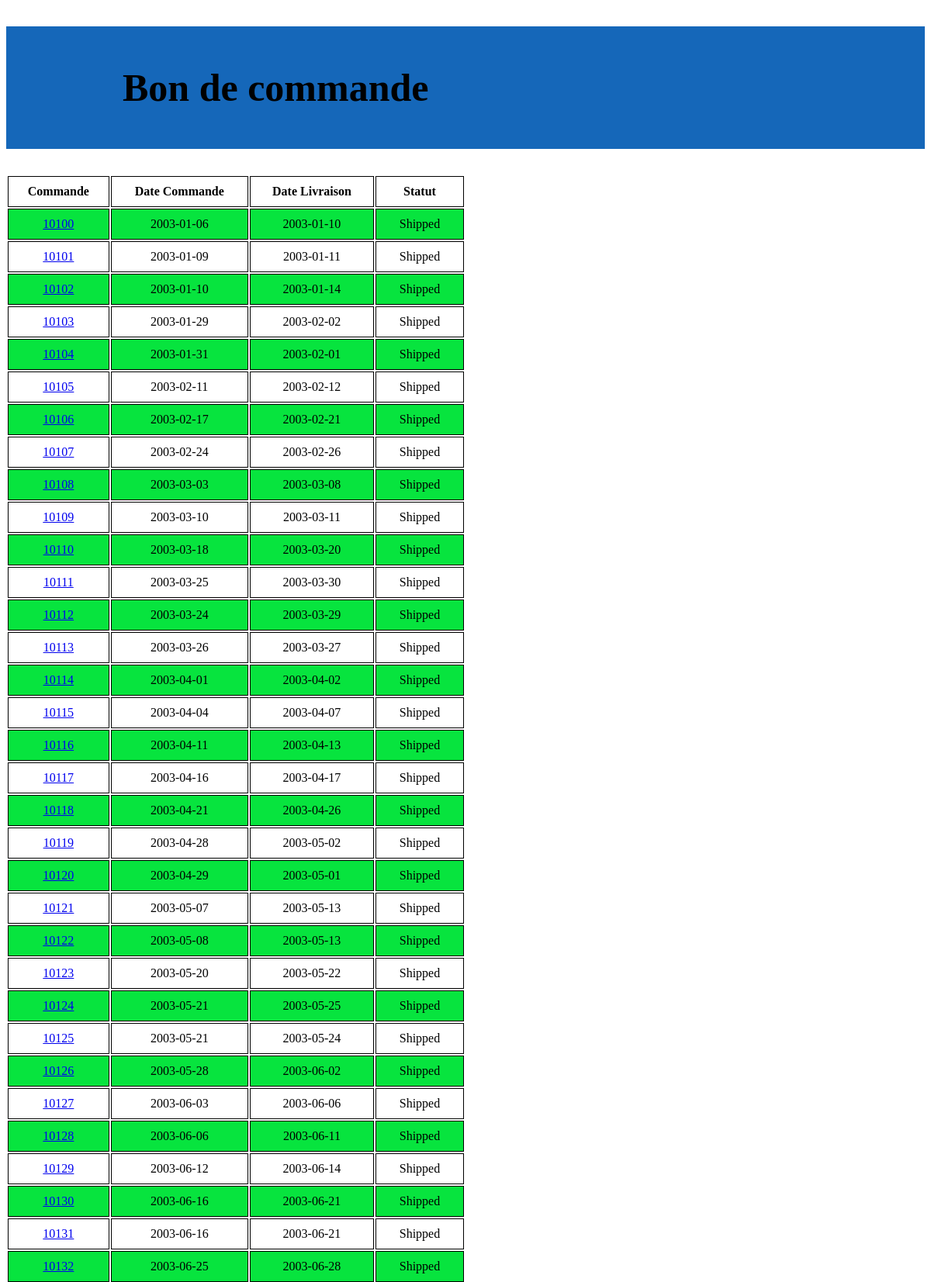
/Commande/index.php (upper part), run on the app's committed database.
### tables this page shows
CREATE TABLE IF NOT EXISTS `orders` (
  `orderNumber` int(11) NOT NULL,
  `orderDate` date NOT NULL,
  `requiredDate` date NOT NULL,
  `shippedDate` date DEFAULT NULL,
  `status` varchar(15) NOT NULL,
  `comments` text,
  `customerNumber` int(11) NOT NULL,
  PRIMARY KEY (`orderNumber`),
  KEY `customerNumber` (`customerNumber`)
);

### Commande/index.php (called while the page is built)
<?php
require('modele/fonctions.php');
$listCde = listCommande();
include('utilities/header.phtml');
include('template/index.phtml');
include('utilities/footer.phtml');

### Commande/modele/fonctions.php (called while the page is built, shortened)
<?php
	function connect ()
	{
		$pdo = new PDO
				(
				 'mysql:host=localhost;dbname=model',
				 'root',
				 '',
				 [
				 	PDO::ATTR_ERRMODE => PDO::ERRMODE_EXCEPTION,
				  	PDO::ATTR_DEFAULT_FETCH_MODE => PDO::FETCH_ASSOC
				  ]
				);
	$pdo->exec("SET NAMES UTF8");
	return $pdo;
	}
    function listCommande(){
        $bd = connect();
        $query = $bd -> prepare("SELECT * FROM orders");
        $query -> execute();
        $list = $query -> fetchAll();
        return $list;
	}

### Commande/template/index.phtml (the view)
<main>
    <table>
        <tr>
            <th>Commande</th>
            <th>Date Commande</th>
            <th>Date Livraison</th>
            <th>Statut</th>
        </tr>
        <?php foreach ($listCde as $key => $value): ?>
            <tr>
                <td><a href="detail_cmde.php?numcde=<?= $value['orderNumber']; ?>"><?= $value['orderNumber']; ?></a></td>
                <td><?= $value['orderDate']; ?></td>
                <td><?= $value['shippedDate']; ?></td>
                <td><?= $value['status']; ?></td>
            </tr>
        <?php endforeach; ?>
    </table>
</main>

### Commande/css/style.css (style rules this page uses)
th, td { padding: 10px; border: solid 1px; }
tr:nth-child(even) { background-color: #07e43e; }
main { display: inline-grid; width: 100%; }
table { text-align: center; position: relative; width: 50%; }

### data on the page
orders: orderNumber "10100", orderDate "2003-01-06", shippedDate "2003-01-10", status "Shipped"
orders: orderNumber "10101", orderDate "2003-01-09", shippedDate "2003-01-11", status "Shipped"
orders: orderNumber "10102", orderDate "2003-01-10", shippedDate "2003-01-14", status "Shipped"
orders: orderNumber "10103", orderDate "2003-01-29", shippedDate "2003-02-02", status "Shipped"
orders: orderNumber "10104", orderDate "2003-01-31", shippedDate "2003-02-01", status "Shipped"
orders: orderNumber "10105", orderDate "2003-02-11", shippedDate "2003-02-12", status "Shipped"
orders: orderNumber "10106", orderDate "2003-02-17", shippedDate "2003-02-21", status "Shipped"
orders: orderNumber "10107", orderDate "2003-02-24", shippedDate "2003-02-26", status "Shipped"
orders: orderNumber "10108", orderDate "2003-03-03", shippedDate "2003-03-08", status "Shipped"
orders: orderNumber "10109", orderDate "2003-03-10", shippedDate "2003-03-11", status "Shipped"
orders: orderNumber "10110", orderDate "2003-03-18", shippedDate "2003-03-20", status "Shipped"
orders: orderNumber "10111", orderDate "2003-03-25", shippedDate "2003-03-30", status "Shipped"
orders: orderNumber "10112", orderDate "2003-03-24", shippedDate "2003-03-29", status "Shipped"
orders: orderNumber "10113", orderDate "2003-03-26", shippedDate "2003-03-27", status "Shipped"
orders: orderNumber "10114", orderDate "2003-04-01", shippedDate "2003-04-02", status "Shipped"
orders: orderNumber "10115", orderDate "2003-04-04", shippedDate "2003-04-07", status "Shipped"
orders: orderNumber "10116", orderDate "2003-04-11", shippedDate "2003-04-13", status "Shipped"
orders: orderNumber "10117", orderDate "2003-04-16", shippedDate "2003-04-17", status "Shipped"
orders: orderNumber "10118", orderDate "2003-04-21", shippedDate "2003-04-26", status "Shipped"
orders: orderNumber "10119", orderDate "2003-04-28", shippedDate "2003-05-02", status "Shipped"
orders: orderNumber "10120", orderDate "2003-04-29", shippedDate "2003-05-01", status "Shipped"
orders: orderNumber "10121", orderDate "2003-05-07", shippedDate "2003-05-13", status "Shipped"
orders: orderNumber "10122", orderDate "2003-05-08", shippedDate "2003-05-13", status "Shipped"
orders: orderNumber "10123", orderDate "2003-05-20", shippedDate "2003-05-22", status "Shipped"
orders: orderNumber "10124", orderDate "2003-05-21", shippedDate "2003-05-25", status "Shipped"
orders: orderNumber "10125", orderDate "2003-05-21", shippedDate "2003-05-24", status "Shipped"
orders: orderNumber "10126", orderDate "2003-05-28", shippedDate "2003-06-02", status "Shipped"
orders: orderNumber "10127", orderDate "2003-06-03", shippedDate "2003-06-06", status "Shipped"
orders: orderNumber "10128", orderDate "2003-06-06", shippedDate "2003-06-11", status "Shipped"
orders: orderNumber "10129", orderDate "2003-06-12", shippedDate "2003-06-14", status "Shipped"
orders: orderNumber "10130", orderDate "2003-06-16", shippedDate "2003-06-21", status "Shipped"
orders: orderNumber "10131", orderDate "2003-06-16", shippedDate "2003-06-21", status "Shipped"
orders: orderNumber "10132", orderDate "2003-06-25", shippedDate "2003-06-28", status "Shipped"
